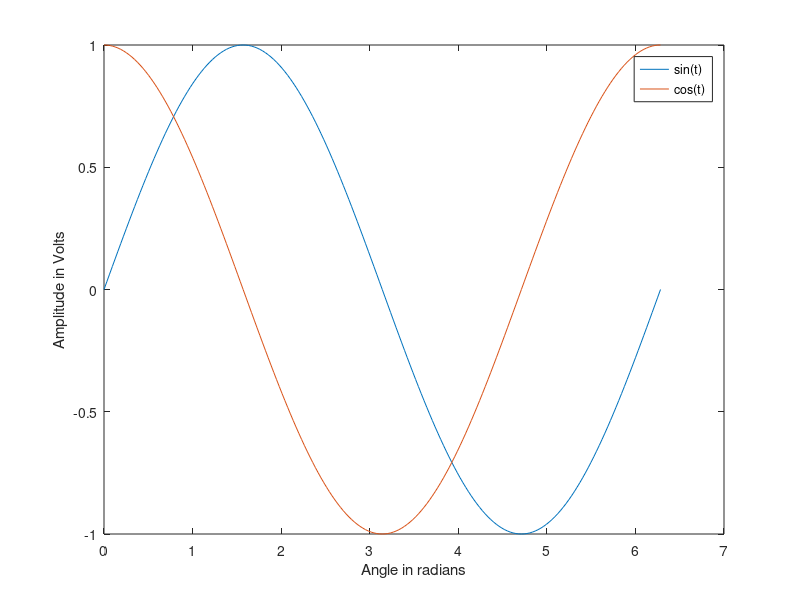

Source code (MATLAB):
%% Q1. Scalar variables
a = 10
b = 2.5 * 1e23
c = 2+3i
d = exp(i*(2*pi)/3)
%% Q2. Vector variables
aVec = [3.14 15 9 26]
bVec = aVec'
cVec = [5:-0.2:-5]
dVec = logspace(0,1,100)
%% Q3. Matrix variables
aMat = 2*ones(9)
bMat = diag(1:9)
%% Q4. Plot sin(t) , cos(t) for 1 time period, with time axis t from 0 to 2π. Label the legends and units on X & Y axis to make it a readable graph.

t = 0:pi/100:(2*pi)
plot(t,sin(t))
hold on
plot(t,cos(t))
legend("sin(t)","cos(t)")
xlabel("Angle in radians")
ylabel("Amplitude in Volts")